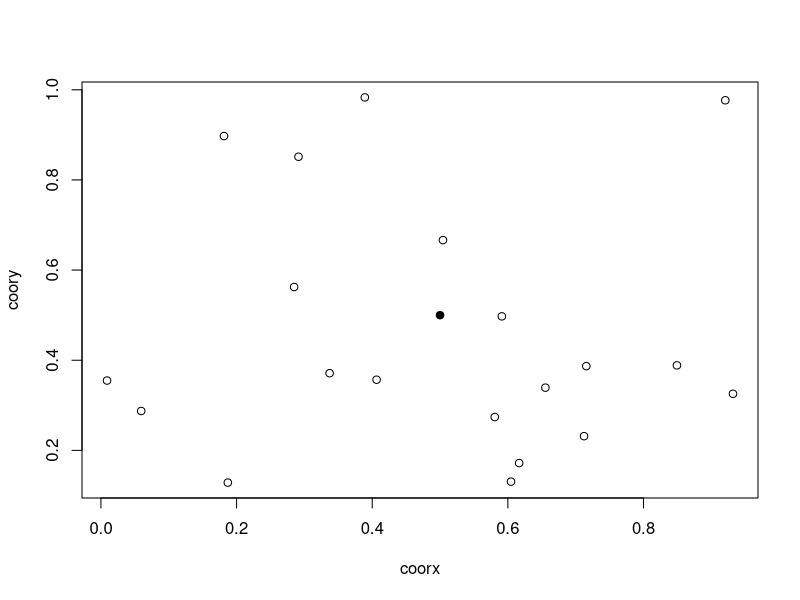
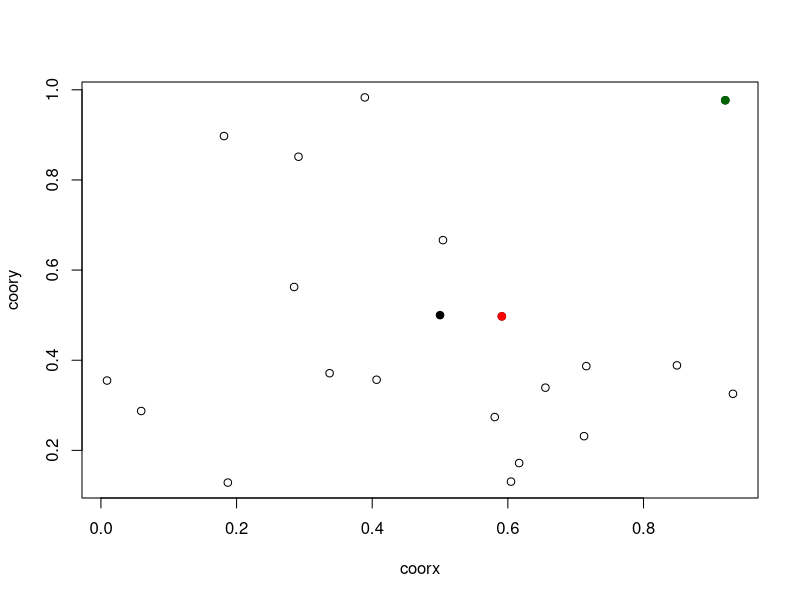

Write the R code that produced these figures, in order.
# Lo primero es crear un conjunto de puntos en el plano con un generador de
# valores aleatorios (función "runif"):
coorx <- runif(20)
coory <- runif(20)
# Nota: cada vez que se corran estas dos líneas se van a generar nuevos puntos,
# por lo que no es recomendable hacer. Una forma de evitar que esto pase es
# agregando numerales ("#") al comienzo de las líneas para evitar correrlas al
# usar "source".

# Posteriormente se grafican esos puntos y se agrega el "punto central", en las
# coordenadas (0.5, 0.5).
plot(coorx, coory)
points(0.5, 0.5, pch=19)

# Instrucciones: utilizando nuevamente las funciones hipot, which, which.max, 
# además de which.min, encuentre cuales son los puntos A y B, el más cercano y
# el más lejano respectivamente al central = (0.5, 0.5)
# cat.ad y cat.op: los "catetos" de todos los triángulos formados con el punto
# central y los demás puntos.
# dst: distancias entre (0.5, 0.5) y todos los demás puntos.
# i: posición de dst en el que se encuentra el mínimo de distancia
# j: posición de dst en el que se encuentra el máximo de distancia
# A: coordenadas del punto más cercano (vector de dos valores)
# B: coordenadas del punto más lejano  (vector de dos valores)
# Nota: use ?c para entender los últimos pasos
#===== Su código comienza aquí: =====#

cat.ad <- coorx - 0.5
cat.op <- coory - 0.5
dst <- sqrt(cat.ad ^ 2 + cat.op ^ 2)
i <- which.min(dst)
j <- which.max(dst)
A <- c(coorx[i], coory[i])
B <- c(coorx[j], coory[j])

#====== Aquí finaliza su código =====#

# Para confirmar que el código hace la tarea correctamente:
plot(coorx, coory)
points(0.5, 0.5, pch=19)
points(coorx[i], coory[i], pch=19, col='red')
points(coorx[j], coory[j], pch=19, col='darkgreen')
